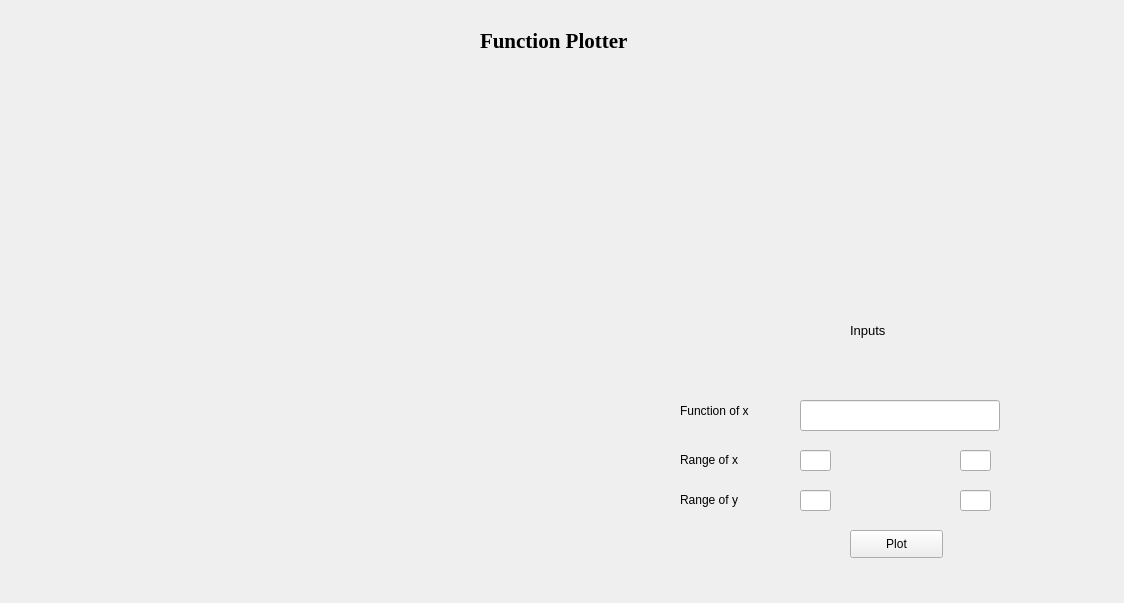
<?xml version="1.0" encoding="UTF-8"?>
<ui version="4.0">
 <class>OmarSabek</class>
 <widget class="QWidget" name="OmarSabek">
  <property name="geometry">
   <rect>
    <x>0</x>
    <y>0</y>
    <width>1124</width>
    <height>603</height>
   </rect>
  </property>
  <property name="contextMenuPolicy">
   <enum>Qt::DefaultContextMenu</enum>
  </property>
  <property name="windowTitle">
   <string>Plotter</string>
  </property>
  <widget class="QLabel" name="label">
   <property name="geometry">
    <rect>
     <x>480</x>
     <y>10</y>
     <width>251</width>
     <height>61</height>
    </rect>
   </property>
   <property name="font">
    <font>
     <family>Times New Roman</family>
     <pointsize>16</pointsize>
     <weight>75</weight>
     <bold>true</bold>
    </font>
   </property>
   <property name="layoutDirection">
    <enum>Qt::LeftToRight</enum>
   </property>
   <property name="text">
    <string>Function Plotter</string>
   </property>
  </widget>
  <widget class="QLineEdit" name="lineEdit">
   <property name="geometry">
    <rect>
     <x>800</x>
     <y>400</y>
     <width>200</width>
     <height>31</height>
    </rect>
   </property>
  </widget>
  <widget class="QLabel" name="label_2">
   <property name="geometry">
    <rect>
     <x>680</x>
     <y>400</y>
     <width>81</width>
     <height>21</height>
    </rect>
   </property>
   <property name="text">
    <string>Function of x</string>
   </property>
  </widget>
  <widget class="QLabel" name="label_3">
   <property name="geometry">
    <rect>
     <x>680</x>
     <y>450</y>
     <width>71</width>
     <height>20</height>
    </rect>
   </property>
   <property name="text">
    <string>Range of x</string>
   </property>
  </widget>
  <widget class="QLineEdit" name="lineEdit_2">
   <property name="geometry">
    <rect>
     <x>800</x>
     <y>450</y>
     <width>31</width>
     <height>21</height>
    </rect>
   </property>
  </widget>
  <widget class="QLineEdit" name="lineEdit_3">
   <property name="geometry">
    <rect>
     <x>960</x>
     <y>450</y>
     <width>31</width>
     <height>21</height>
    </rect>
   </property>
  </widget>
  <widget class="QPushButton" name="B1">
   <property name="geometry">
    <rect>
     <x>850</x>
     <y>530</y>
     <width>93</width>
     <height>28</height>
    </rect>
   </property>
   <property name="text">
    <string>Plot</string>
   </property>
  </widget>
  <widget class="QWidget" name="verticalLayoutWidget">
   <property name="geometry">
    <rect>
     <x>100</x>
     <y>90</y>
     <width>491</width>
     <height>451</height>
    </rect>
   </property>
   <layout class="QVBoxLayout" name="PlotLay"/>
  </widget>
  <widget class="QLabel" name="label_4">
   <property name="geometry">
    <rect>
     <x>850</x>
     <y>320</y>
     <width>61</width>
     <height>21</height>
    </rect>
   </property>
   <property name="font">
    <font>
     <pointsize>10</pointsize>
    </font>
   </property>
   <property name="text">
    <string>Inputs</string>
   </property>
  </widget>
  <widget class="QLineEdit" name="lineEdit_4">
   <property name="geometry">
    <rect>
     <x>800</x>
     <y>490</y>
     <width>31</width>
     <height>21</height>
    </rect>
   </property>
   <property name="text">
    <string/>
   </property>
  </widget>
  <widget class="QLabel" name="label_5">
   <property name="geometry">
    <rect>
     <x>680</x>
     <y>490</y>
     <width>71</width>
     <height>20</height>
    </rect>
   </property>
   <property name="text">
    <string>Range of y</string>
   </property>
  </widget>
  <widget class="QLineEdit" name="lineEdit_5">
   <property name="geometry">
    <rect>
     <x>960</x>
     <y>490</y>
     <width>31</width>
     <height>21</height>
    </rect>
   </property>
   <property name="text">
    <string/>
   </property>
  </widget>
 </widget>
 <resources/>
 <connections/>
</ui>
